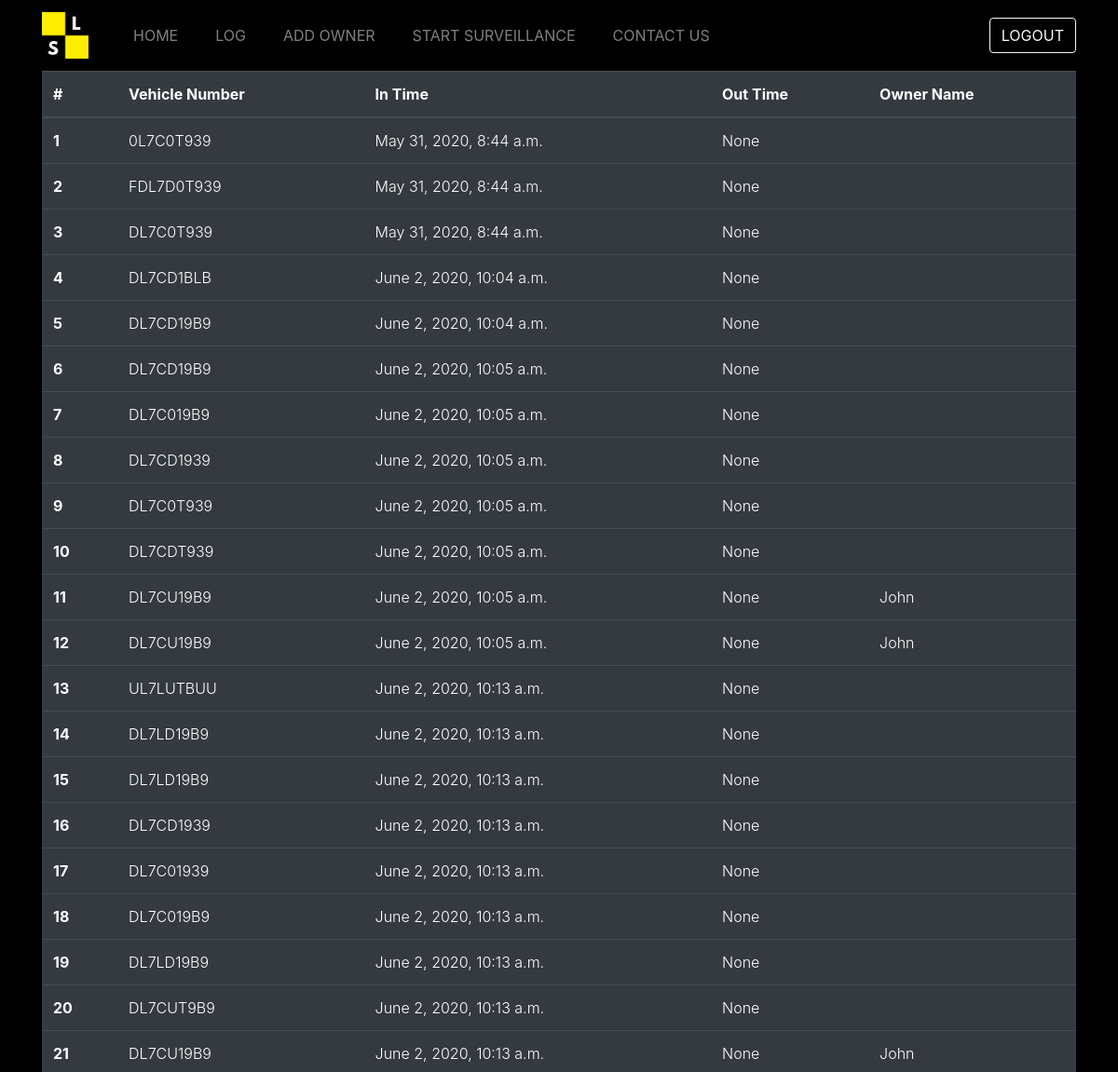
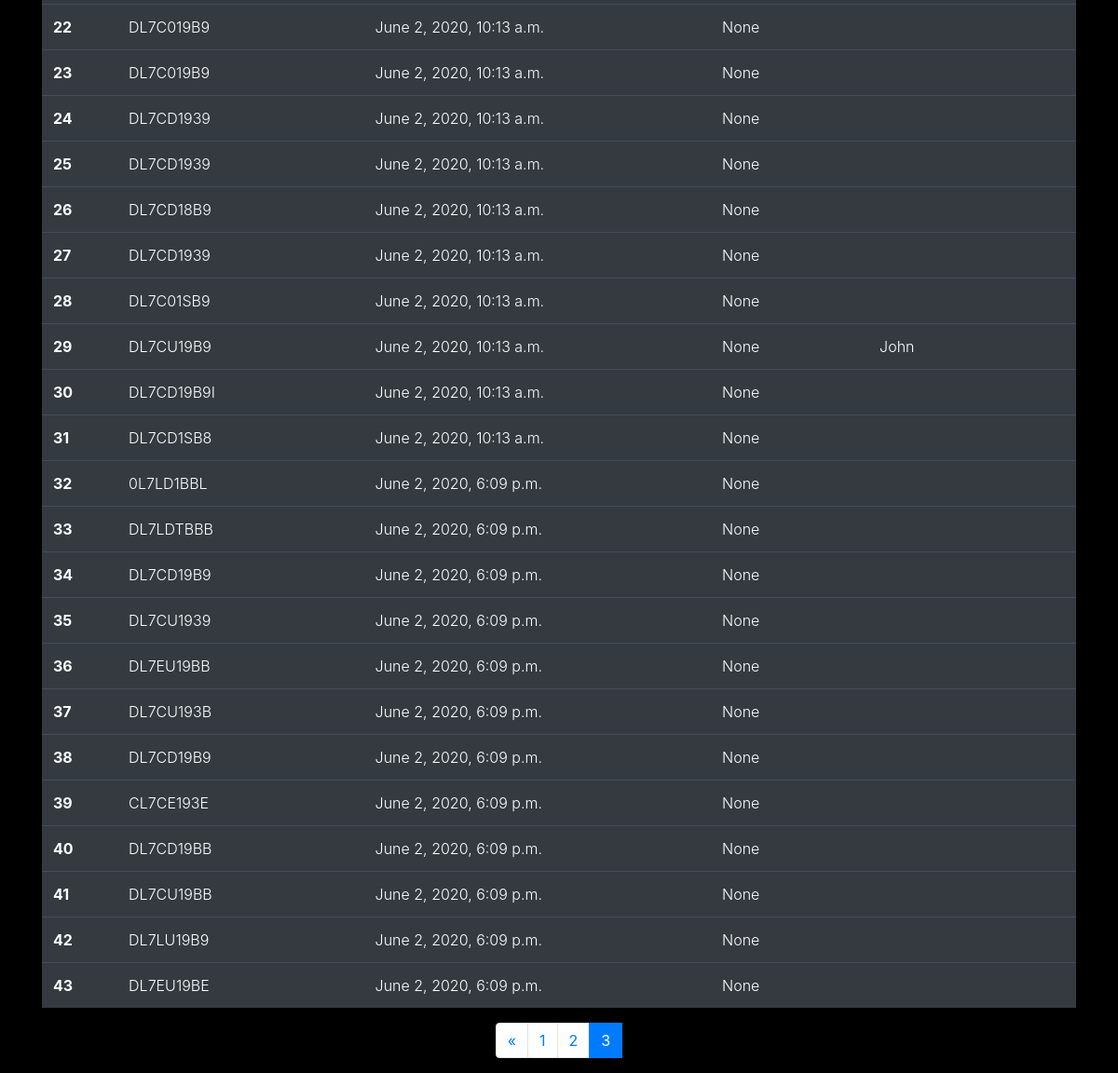
Page /displaylog/?page=3 (signed in) on the committed database (2 pictures, top to bottom).
### license/models.py (models this page shows, shortened)
class Log(models.Model):
    numberplate = models.CharField(max_length=200)
    timein = models.DateTimeField(auto_now_add=True)
    timeout = models.DateTimeField(auto_now_add=False,null=True,blank=True)

class Owner(models.Model):
    owner_name = models.CharField(max_length=200)
    owner_contact = models.IntegerField()
    owner_email = models.CharField(max_length=50)
    vehiclenumber = models.CharField(max_length=10)
    added_by =models.ForeignKey(settings.AUTH_USER_MODEL, on_delete=models.CASCADE)

### license/views.py (the view)
# urls.py: url('displaylog/',views.displaylog,name='displaylog'),
def displaylog(request):
    loglist = Log.objects.all()
    loglist = loglist.reverse()
    paginator = Paginator(loglist,50)
    page = request.GET.get('page')
    loglist = paginator.get_page(page)
    context = {
        'loglist': loglist,
        'ownerlist': Owner.objects.all()
    }
    return render(request,'displaylog.html',context)

### templates/displaylog.html (shortened to what this page needs)
{% extends 'base.html' %}
{% load static %}
{% block content %}
{% if user.is_authenticated %}
<div class="container">
<table class="table table-dark">
  <thead class="thead-dark">
    <tr>
      <th scope="col">#</th>
      <th scope="col">Vehicle Number</th>
      <th scope="col">In Time</th>
      <th scope="col">Out Time</th>
        <th scope="col">Owner Name</th>
    </tr>
  </thead>
    <tbody class="font-weight-light">
    {% for one in loglist%}
    <tr>
      <th scope="row">{{forloop.counter}}</th>
      <td>{{ one.numberplate }}</td>
      <td>{{ one.timein }}</td>
      <td>{{ one.timeout }}</td>
      <td>
      {% for num in ownerlist %}
        {% if one.numberplate in num.vehiclenumber %}
         {{num.owner_name}}
        {% endif %}
      {% endfor %}
      </td>
    </tr>
    {% endfor %}
    </tbody>
</table>
  <div class="pagination d-flex justify-content-center">
    <nav aria-label="Page navigation">
      <ul class="pagination ">
      {%if loglist.has_previous %}
        <li class="page-item">
        <a href="?page={{loglist.previous_page_number}}" class="page-link" ria-label="Previous">
        <span aria-hidden="true">&laquo;</span>
        </a>
        </li>
      {%endif%}
    {%  for num in loglist.paginator.page_range %}
      {% if loglist.number == num %}
     <li class="page-item active">
      <a class="page-link">{{num}}<span class="sr-only">(current)</span></a>
    </li>
      {%elif num > loglist.number|add:'-3' and num < loglist.number|add:'3' %}
      <li class="page-item"><a class="page-link" href="?page={{num}}">{{num}}</a></li>
    {%endif%}
    {%endfor%}
  </ul>
  </nav>
</div>
</div>
{% else %}
    <p>Login <a href="/login">here!</a></p>
{% endif %}
{% endblock %}

### templates/base.html (style rules this page uses)
body { background-color:black; !important text: white; !important font:14px/28px DINPro-Bold,Arial,Verdana,sans-serif; !important }

### rows in the picture
Log: numberplate "0L7C0T939", timein "May 31, 2020, 8:44 a.m.", timeout "None"
Log: numberplate "FDL7D0T939", timein "May 31, 2020, 8:44 a.m.", timeout "None"
Log: numberplate "DL7C0T939", timein "May 31, 2020, 8:44 a.m.", timeout "None"
Log: numberplate "DL7CD1BLB", timein "June 2, 2020, 10:04 a.m.", timeout "None"
Log: numberplate "DL7CD19B9", timein "June 2, 2020, 10:04 a.m.", timeout "None"
Log: numberplate "DL7CD19B9", timein "June 2, 2020, 10:05 a.m.", timeout "None"
Log: numberplate "DL7C019B9", timein "June 2, 2020, 10:05 a.m.", timeout "None"
Log: numberplate "DL7CD1939", timein "June 2, 2020, 10:05 a.m.", timeout "None"
Log: numberplate "DL7C0T939", timein "June 2, 2020, 10:05 a.m.", timeout "None"
Log: numberplate "DL7CDT939", timein "June 2, 2020, 10:05 a.m.", timeout "None"
Log: numberplate "DL7CU19B9", timein "June 2, 2020, 10:05 a.m.", timeout "None"
Owner: owner_name "John"
Log: numberplate "DL7CU19B9", timein "June 2, 2020, 10:05 a.m.", timeout "None"
Log: numberplate "UL7LUTBUU", timein "June 2, 2020, 10:13 a.m.", timeout "None"
Log: numberplate "DL7LD19B9", timein "June 2, 2020, 10:13 a.m.", timeout "None"
Log: numberplate "DL7LD19B9", timein "June 2, 2020, 10:13 a.m.", timeout "None"
Log: numberplate "DL7CD1939", timein "June 2, 2020, 10:13 a.m.", timeout "None"
Log: numberplate "DL7C01939", timein "June 2, 2020, 10:13 a.m.", timeout "None"
Log: numberplate "DL7C019B9", timein "June 2, 2020, 10:13 a.m.", timeout "None"
Log: numberplate "DL7LD19B9", timein "June 2, 2020, 10:13 a.m.", timeout "None"
Log: numberplate "DL7CUT9B9", timein "June 2, 2020, 10:13 a.m.", timeout "None"
Log: numberplate "DL7CU19B9", timein "June 2, 2020, 10:13 a.m.", timeout "None"
Log: numberplate "DL7C019B9", timein "June 2, 2020, 10:13 a.m.", timeout "None"
Log: numberplate "DL7C019B9", timein "June 2, 2020, 10:13 a.m.", timeout "None"
Log: numberplate "DL7CD1939", timein "June 2, 2020, 10:13 a.m.", timeout "None"
Log: numberplate "DL7CD1939", timein "June 2, 2020, 10:13 a.m.", timeout "None"
Log: numberplate "DL7CD18B9", timein "June 2, 2020, 10:13 a.m.", timeout "None"
Log: numberplate "DL7CD1939", timein "June 2, 2020, 10:13 a.m.", timeout "None"
Log: numberplate "DL7C01SB9", timein "June 2, 2020, 10:13 a.m.", timeout "None"
Log: numberplate "DL7CU19B9", timein "June 2, 2020, 10:13 a.m.", timeout "None"
Log: numberplate "DL7CD19B9I", timein "June 2, 2020, 10:13 a.m.", timeout "None"
Log: numberplate "DL7CD1SB8", timein "June 2, 2020, 10:13 a.m.", timeout "None"
Log: numberplate "0L7LD1BBL", timein "June 2, 2020, 6:09 p.m.", timeout "None"
Log: numberplate "DL7LDTBBB", timein "June 2, 2020, 6:09 p.m.", timeout "None"
Log: numberplate "DL7CD19B9", timein "June 2, 2020, 6:09 p.m.", timeout "None"
Log: numberplate "DL7CU1939", timein "June 2, 2020, 6:09 p.m.", timeout "None"
Log: numberplate "DL7EU19BB", timein "June 2, 2020, 6:09 p.m.", timeout "None"
Log: numberplate "DL7CU193B", timein "June 2, 2020, 6:09 p.m.", timeout "None"
Log: numberplate "DL7CD19B9", timein "June 2, 2020, 6:09 p.m.", timeout "None"
Log: numberplate "CL7CE193E", timein "June 2, 2020, 6:09 p.m.", timeout "None"
Log: numberplate "DL7CD19BB", timein "June 2, 2020, 6:09 p.m.", timeout "None"
Log: numberplate "DL7CU19BB", timein "June 2, 2020, 6:09 p.m.", timeout "None"
Log: numberplate "DL7LU19B9", timein "June 2, 2020, 6:09 p.m.", timeout "None"
Log: numberplate "DL7EU19BE", timein "June 2, 2020, 6:09 p.m.", timeout "None"

### other values in the picture
{{ num }} "1" "2"
{{ num }} "3"
